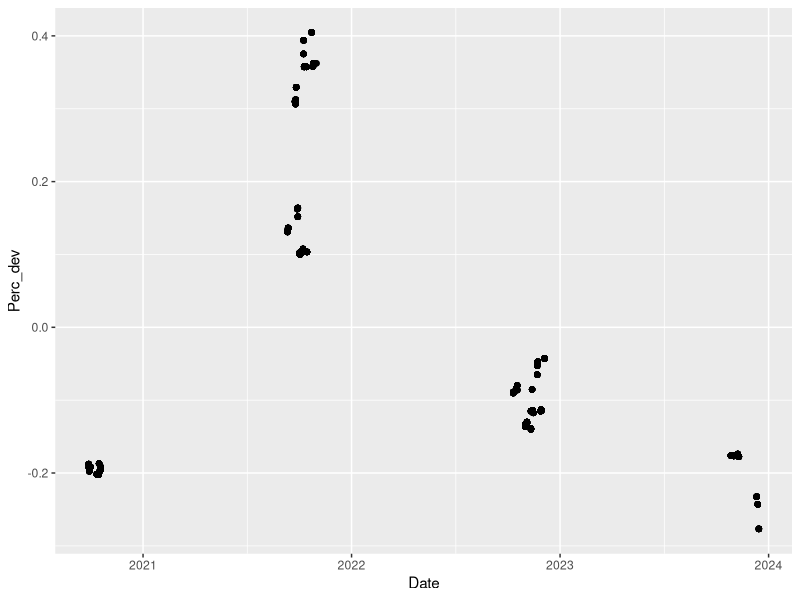
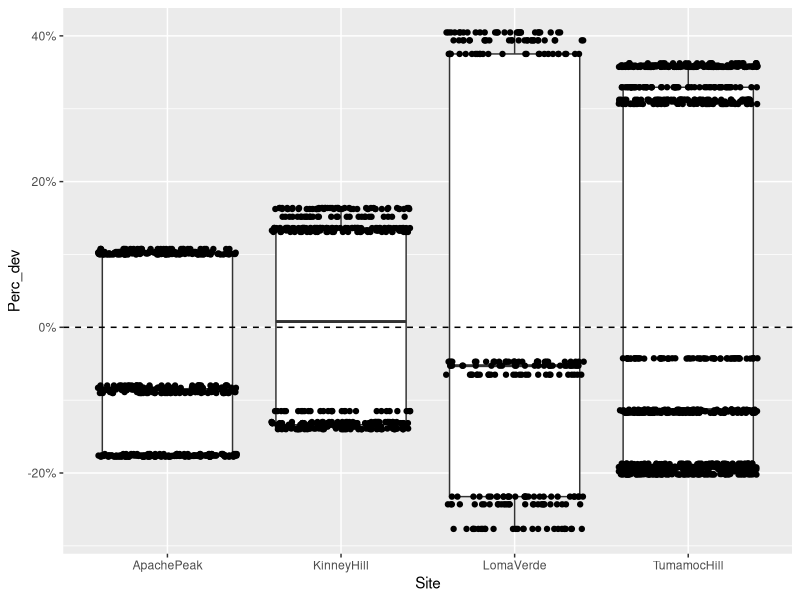
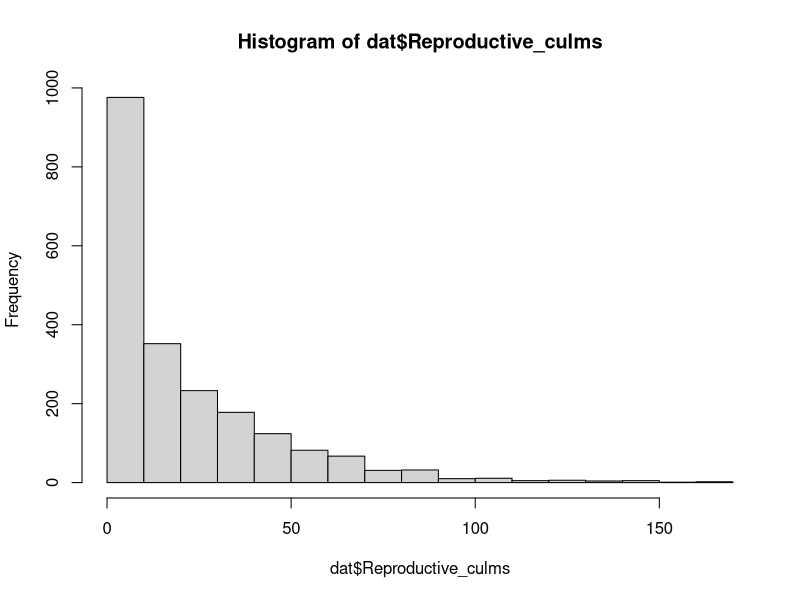
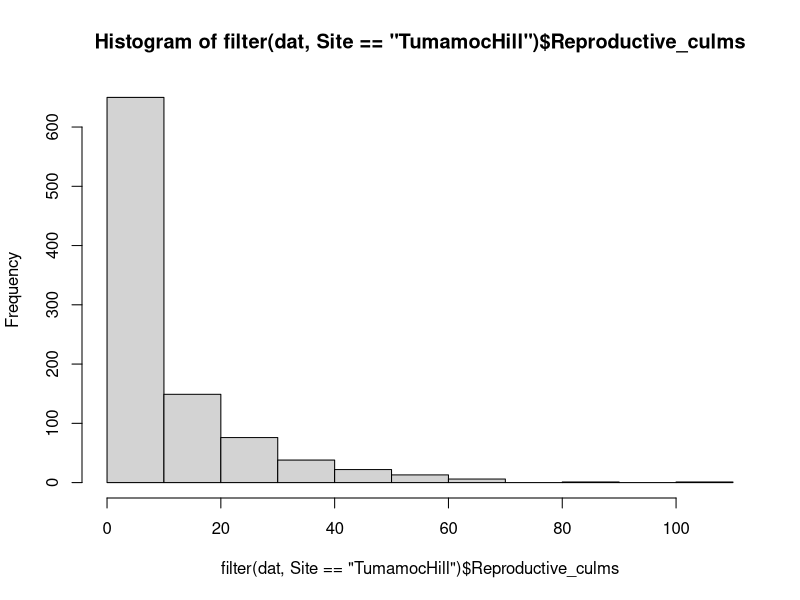
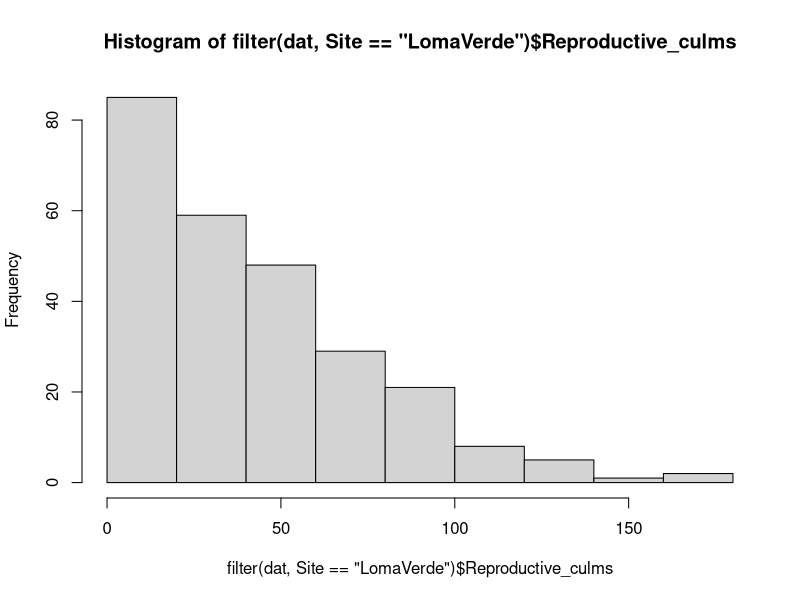
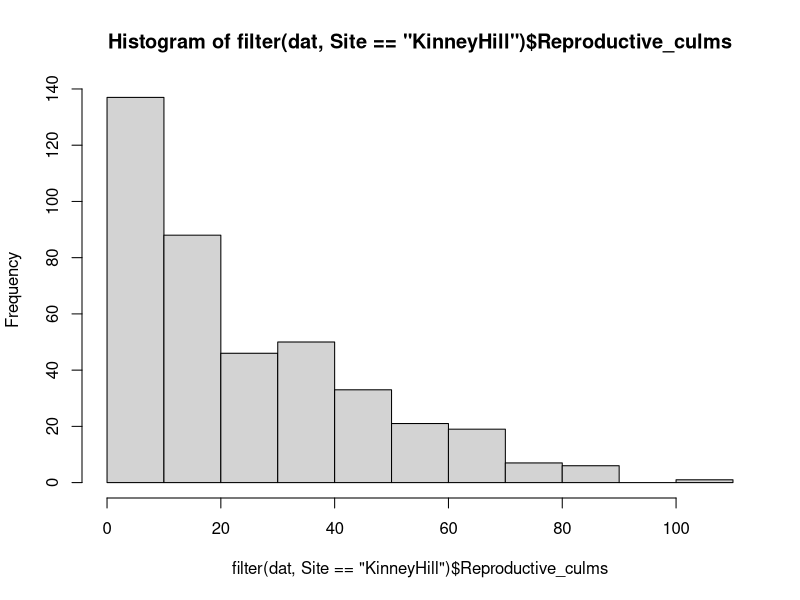
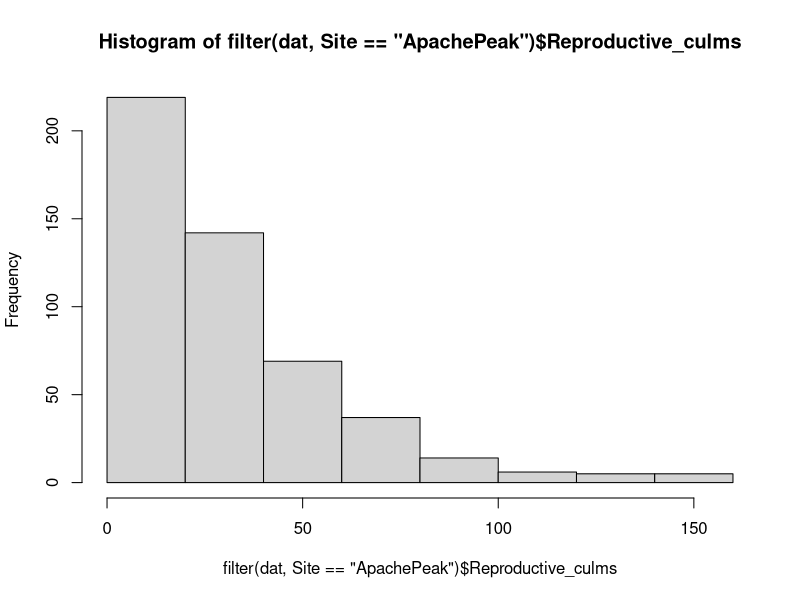
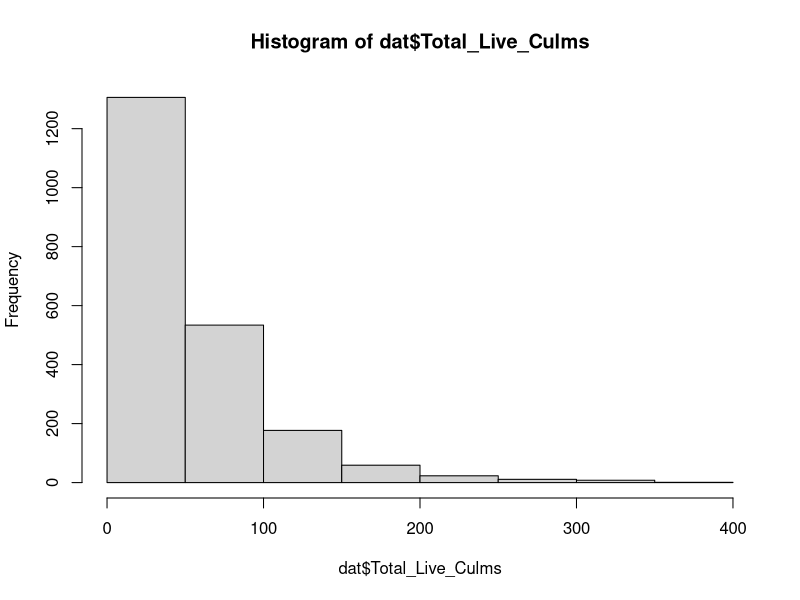

Write the R code that produced these figures, in order.
# Created: 2024-09-23
# Updated: 2025-02-21

# Purpose: Examine distributions; write out clean data with precip deviation variable added.

# Culm counts are Poisson distribution. Buffelgrass density & cover are approximately normal distribution.

library(readxl)
library(tidyverse)
library(GGally)

# Load data ---------------------------------------------------------------

culms.raw <- read_xlsx("data/raw/2024-09_LO_Buffelgrass-culm-demography_master.xlsx", sheet = "Demography")
monitor.prism <- read_csv("data/cleaned/02_monitoring-info-with-PRISM-data_clean.csv")

# Data wrangling ----------------------------------------------------------

dat <- culms.raw |> 
  left_join(monitor.prism)

# Check for NAs
apply(dat, 2, anyNA)

# Separate NA culm counts
na.culm <- dat |> 
  filter(is.na(Vegetative_culms))

# Remove NA culm count - plants could not be located and weren't sampled
dat <- dat |> 
  filter(!is.na(Vegetative_culms))

# Add Perc_dev and Deviation_mm cols
dat <- dat |> 
  mutate(Perc_dev = (Prev_year_precip - MAP) / MAP,
         Deviation_mm = Prev_year_precip - MAP) 

# Change year cols to character
dat <- dat |> 
  mutate(Year = as.character(Year),
         StudyYear = as.character(StudyYear))

# Separate out continuous explanatory variables
exp.cont <- dat |> 
  select(PlotSlope, Elevation_ft, Prev_year_precip, MAT, MAP, Perc_dev, Deviation_mm)

# Separate out response variables
res.cont <- dat |> 
  select(BGCover, BGDensity, ShrubCover, ForbCover, NGCover, Vegetative_culms, Reproductive_culms, Total_Live_Culms,
         Longestleaflength_cm)




# Precipitation variability -----------------------------------------------

summary(dat$Perc_dev) # ranges from -28% to +40%

dat |> 
  ggplot(aes(x = Date, y = Perc_dev)) +
  geom_point()

dat |> 
  ggplot(aes(x = Site, y = Perc_dev)) +
  geom_boxplot() +
  geom_jitter() +
  scale_y_continuous(labels = scales::percent) +
  geom_hline(yintercept = 0, linetype = "dashed")


# Response variable: Culm count -------------------------------------------

## Histogram --------------------------------------------------------------

# All, Reproductive
hist(dat$Reproductive_culms)

# By site, Reproductive
hist(filter(dat, Site == "TumamocHill")$Reproductive_culms)
hist(filter(dat, Site == "LomaVerde")$Reproductive_culms)
hist(filter(dat, Site == "KinneyHill")$Reproductive_culms)
hist(filter(dat, Site == "ApachePeak")$Reproductive_culms)

# All, Total
hist(dat$Total_Live_Culms)

# All, Vegetative
hist(dat$Vegetative_culms)


## Boxplot ----------------------------------------------------------------

# All, by site
#   Reproductive
dat |> 
  ggplot(aes(x = Site, y = Reproductive_culms)) +
  geom_boxplot()

#   Total
dat |> 
  ggplot(aes(x = Site, y = Total_Live_Culms)) +
  geom_boxplot()

#   Vegetative
dat |> 
  ggplot(aes(x = Site, y = Vegetative_culms)) +
  geom_boxplot()


# By aspect
dat |> 
  ggplot(aes(x = Aspect, y = Reproductive_culms)) +
  geom_boxplot()


## Pair plot --------------------------------------------------------------

# Reproductive & vegetative culms
dat |>
  ggplot(aes(x = Vegetative_culms, y = Reproductive_culms)) +
  geom_point()


# Response variable: Density & cover --------------------------------------

# Pair plot
res.cont |> 
  select(-Longestleaflength_cm, -Vegetative_culms, -Reproductive_culms, -Total_Live_Culms) |> 
  ggpairs()

# BG Cover
hist(dat$BGCover)
dat |> 
  ggplot(aes(x = Site, y = BGCover)) +
  geom_boxplot()

# BG Density
hist(dat$BGDensity)
dat |> 
  ggplot(aes(x = Site, y = BGDensity)) +
  geom_boxplot()

# Shrub cover
hist(dat$ShrubCover)
dat |> 
  ggplot(aes(x = Site, y = ShrubCover)) +
  geom_boxplot()

# Forb cover
hist(dat$ForbCover)
dat |> 
  ggplot(aes(x = Site, y = ForbCover)) +
  geom_boxplot()

# Native grass cover
hist(dat$NGCover)
dat |> 
  ggplot(aes(x = Site, y = NGCover)) +
  geom_boxplot()

# Longest leaf
hist(dat$Longestleaflength_cm)
dat |> 
  filter(!is.na(Longestleaflength_cm)) |> 
  ggplot(aes(x = Site, y = Longestleaflength_cm)) + 
  geom_boxplot()



# Continuous explanatory variables ----------------------------------------

# Pair plot
dat |> 
  select(PlotSlope, Elevation_ft, Prev_year_precip, MAT, MAP, Perc_dev, Deviation_mm) |> 
  distinct(.keep_all = TRUE) |> 
  ggpairs()



# Write out data to csv ---------------------------------------------------

write_csv(dat,
          file = "data/cleaned/04_demography-data_clean.csv")
